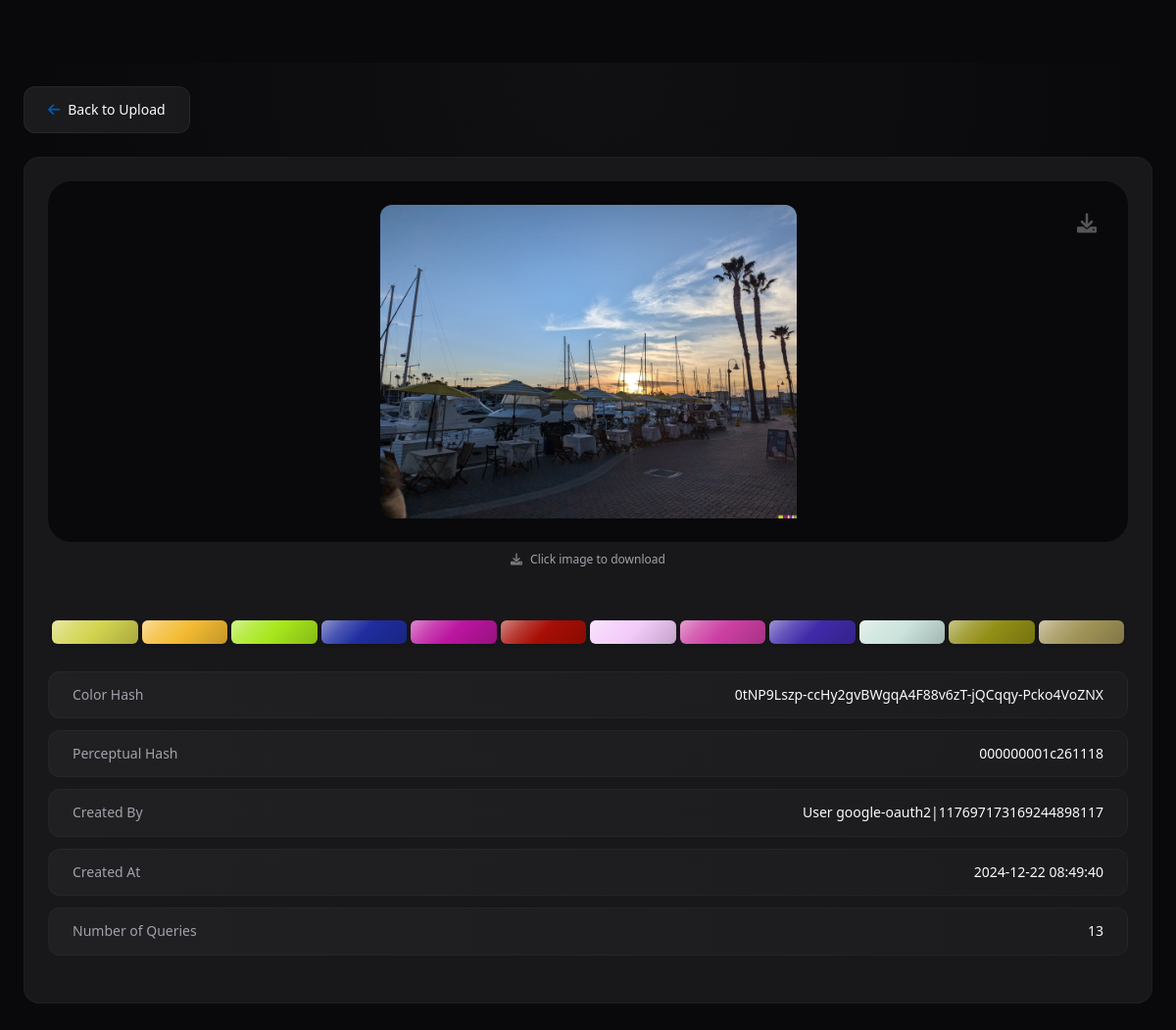
The page /0tNP9Lszp-ccHy2gvBWgqA4F88v6zT-jQCqqy-Pcko4VoZNX on the database its author committed.
### tables this page shows
CREATE TABLE image_hashes (
            id INTEGER PRIMARY KEY AUTOINCREMENT,
            user_id INTEGER NOT NULL DEFAULT 1,
            perceptual_hash TEXT NOT NULL,
            color_hash TEXT NOT NULL,
            created_at TIMESTAMP DEFAULT CURRENT_TIMESTAMP, query_count INTEGER DEFAULT 0,
            UNIQUE(perceptual_hash, color_hash)
        );

### app.py (the view)
@app.route('/<color_hash>')
def show_image(color_hash):
    try:
        conn = sqlite3.connect('images.db')
        c = conn.cursor()
        c.execute('''
            UPDATE image_hashes
            SET query_count = query_count + 1
            WHERE color_hash = ?
        ''', (color_hash,))
        c.execute('''
            SELECT user_id, perceptual_hash, created_at, query_count
            FROM image_hashes
            WHERE color_hash = ?
        ''', (color_hash,))
        result = c.fetchone()
        conn.commit()
        conn.close()
        if not result:
            return "Image not found", 404
        user_id, perceptual_hash, created_at, query_count = result
        colors = decode_url_to_colors(color_hash)
        return render_template('photo.html',
            color_hash=color_hash,
            perceptual_hash=perceptual_hash,
            user_id=user_id,
            created_at=created_at,
            query_count=query_count,
            colors=colors
        )
    except Exception as e:
        return f"Error: {str(e)}", 500

### app.py (called while the page is built)
@app.after_request
def add_header(response):
    response.headers["Cache-Control"] = "no-cache, no-store, must-revalidate"
    response.headers["Pragma"] = "no-cache"
    response.headers["Expires"] = "0"
    return response

### main.py (called while the page is built)
def decode_url_to_colors(url_uuid, palette=None):
    padding_needed = len(url_uuid) % 4
    if padding_needed:
        url_uuid += '=' * (4 - padding_needed)
    try:
        binary_data = base64.urlsafe_b64decode(url_uuid)
        colors = []
        for i in range(0, len(binary_data), 3):
            r = binary_data[i]
            g = binary_data[i + 1]
            b = binary_data[i + 2]
            colors.append((r, g, b))
        return colors
    except Exception as e:
        print(f"Error decoding colors: {e}")
        return []

### templates/photo.html (shortened to what this page needs)
<!DOCTYPE html>
<html>
<head>
    <link rel="stylesheet" href="https://cdnjs.cloudflare.com/ajax/libs/font-awesome/6.0.0/css/all.min.css">
</head>
<body>
    <div class="container">
        <div class="header">
            <a href="/" class="back-link">
                <i class="fas fa-arrow-left"></i>Back to Upload
            </a>
        </div>
        <div class="image-details">
            <div class="image-wrapper">
                <a href="/images/output/{{ color_hash }}.jpg" download class="download-icon-link">
                    <i class="fas fa-download download-icon"></i>
                </a>
                <a href="/images/output/{{ color_hash }}.jpg" download class="image-link">
                    <img src="/images/output/{{ color_hash }}.jpg" alt="Image">
                </a>
            </div>
            <div class="download-hint">
                <i class="fas fa-download"></i>
                Click image to download
            </div>
            <div class="details-content">
                <table class="color-bar-table">
                    <tr>
                        {% for color in colors %}
                        <td class="color-cell" style="background-color: rgb({{ color[0] }}, {{ color[1] }}, {{ color[2] }})"></td>
                        {% endfor %}
                    </tr>
                </table>
                <div class="metadata">
                    <div class="metadata-item">
                        <span class="metadata-label">Color Hash</span>
                        <span class="metadata-value">{{ color_hash }}</span>
                    </div>
                    <div class="metadata-item">
                        <span class="metadata-label">Perceptual Hash</span>
                        <span class="metadata-value">{{ perceptual_hash }}</span>
                    </div>
                    <div class="metadata-item">
                        <span class="metadata-label">Created By</span>
                        <span class="metadata-value">User {{ user_id }}</span>
                    </div>
                    <div class="metadata-item">
                        <span class="metadata-label">Created At</span>
                        <span class="metadata-value">{{ created_at }}</span>
                    </div>
                    <div class="metadata-item">
                        <span class="metadata-label">Number of Queries</span>
                        <span class="metadata-value">{{ query_count }}</span>
                    </div>
                </div>
            </div>
        </div>
    </div>
</body>
</html>

### templates/photo.html (style rules this page uses)
:root { --surface: rgb(9, 9, 11); --surface-bright: rgb(24, 24, 27); --surface-brighter: rgb(39, 39, 45); --text: rgb(250, 250, 250); --text-secondary: rgb(161, 161, 170); --accent: rgb(0, 119, 237); --accent-dark: rgb(0, 89, 178); --success: rgb(16, 185, 129); --error: rgb(239, 68, 68); }
* { margin: 0; padding: 0; box-sizing: border-box; font-family: 'Segoe UI', Tahoma, Geneva, Verdana, sans-serif; }
body { background-color: var(--surface); color: var(--text); line-height: 1.6; min-height: 100vh; }
.container { max-width: 1200px; margin: 64px auto 0; padding: 1.5rem; background: radial-gradient( circle at top center, rgba(255, 255, 255, 0.03) 0%, rgba(24, 24, 27, 0) 50% ); }
.header { margin-bottom: 1.5rem; }
.back-link { display: inline-flex; align-items: center; padding: 0.75rem 1.5rem; color: var(--text); text-decoration: none; font-size: 0.875rem; background: linear-gradient(90deg, rgba(255, 255, 255, 0.08), rgba(255, 255, 255, 0.06) ); border-radius: 0.75rem; border: 1px solid rgba(255, 255, 255, 0.05); transition: all 0.2s ease; }
.back-link i { margin-right: 0.5rem; color: var(--accent-dark); }
.image-details { background: var(--surface-bright); border-radius: 1rem; overflow: hidden; border: 1px solid rgba(255, 255, 255, 0.03); margin-bottom: 1.5rem; padding: 1.5rem; display: flex; flex-direction: column; align-items: center; }
.image-wrapper { width: 100%; min-height: 40vh; display: flex; justify-content: center; align-items: center; background: var(--surface); border-radius: 24px; padding: 1.5rem; position: relative; }
.image-link { display: block; width: auto; height: 40vh; }
.image-wrapper img { width: auto; height: 100%; object-fit: contain; border-radius: 12px 12px 0 12px !important; background: var(--surface); }
.download-icon-link { position: absolute; top: 2rem; right: 2rem; z-index: 10; text-decoration: none; }
.download-icon { color: var(--text-secondary); opacity: 0.5; font-size: 1.25rem; transition: opacity 0.2s ease; }
.details-content { width: 100%; padding: 1.5rem 0; }
.color-bar-table { width: 100%; table-layout: fixed; border-spacing: 4px; border-collapse: separate; margin: 0.5rem 0 1.5rem; }
.color-cell { height: 24px; border-radius: 6px; transition: all 0.2s ease; position: relative; overflow: hidden; box-shadow: 0 2px 4px rgba(0, 0, 0, 0.2); }
.color-cell::before { content: ''; position: absolute; top: 0; left: 0; right: 0; bottom: 0; background: linear-gradient( 135deg, rgba(255, 255, 255, 0.5) 0%, rgba(255, 255, 255, 0.2) 25%, rgba(255, 255, 255, 0) 50%, rgba(0, 0, 0, 0.1) 75%, rgba(0, 0, 0, 0.2) 100% ); pointer-events: none; }
.metadata { display: grid; gap: 0.75rem; font-size: 0.875rem; color: var(--text-secondary); }
.metadata-item { display: flex; justify-content: space-between; padding: 0.75rem 1.5rem; background: rgb(32, 32, 35); border-radius: 0.75rem; border: 1px solid rgba(255, 255, 255, 0.03); background: linear-gradient( 90deg, rgb(32, 32, 35) 0%, rgb(28, 28, 31) 100% ); transition: all 0.2s ease; }
.metadata-label { font-weight: 500; color: var(--text-secondary); }
.metadata-value { color: var(--text); }
.download-hint { font-size: 0.75rem; color: var(--text-secondary); text-align: center; padding: 0.5rem 0 1rem; display: flex; align-items: center; justify-content: center; gap: 0.5rem; }
.download-hint i { font-size: 0.75rem; opacity: 0.7; }

### rows shown on the page
image_hashes: color_hash "0tNP9Lszp-ccHy2gvBWgqA4F88v6zT-jQCqqy-Pcko4VoZNX", perceptual_hash "000000001c261118", user "google-oauth2|117697173169244898117", created_at "2024-12-22 08:49:40"

### other values the page prints
{{ query_count }} "13"
